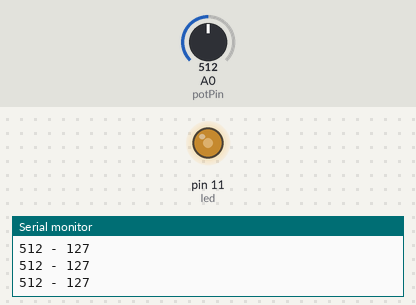
A sketch run on a simulated Arduino Uno, built with avr-gcc and run on an emulated ATmega328P. Shown: output pins drawn as LEDs (lit = HIGH), the last lines printed to the serial monitor. Inputs (shaded band) come from the test bench; at power-on: A0 (potPin) = 512.

Above: at 1.2 s.
1.3 s: A0 (potPin) set to 981
At 2.3 s:
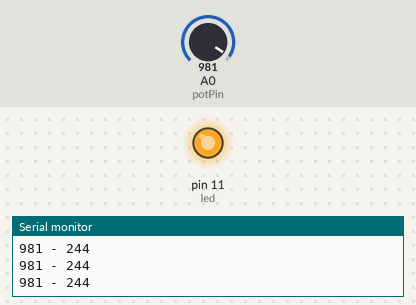
2.8 s: A0 (potPin) set to 1015
At 3.4 s:
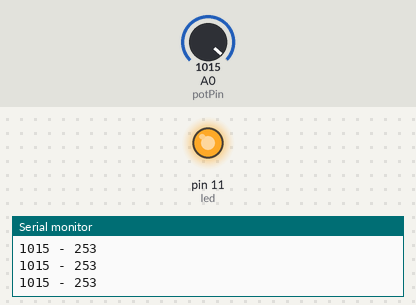
4.3 s: A0 (potPin) set to 716
At 5.5 s:
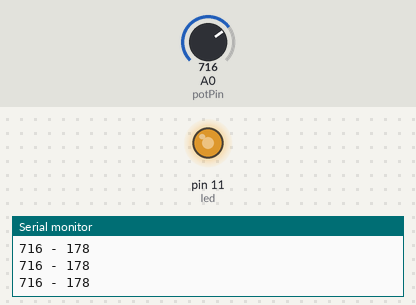
5.8 s: A0 (potPin) set to 413
At 7.2 s:
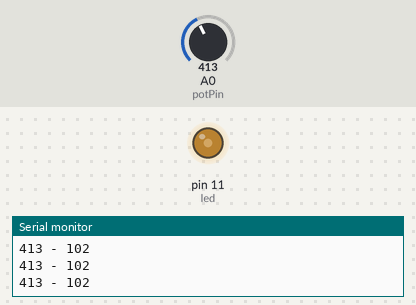
8.8 s: A0 (potPin) set to 386
At 9.3 s:
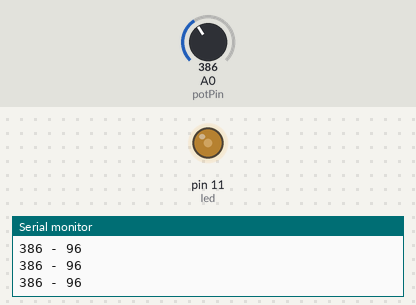
10.3 s: A0 (potPin) set to 122
At 11.6 s:
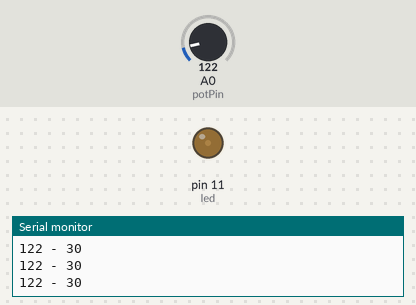
Timing chart, 0 to 12.8 s (numbered marks = the images above; inputs shaded):
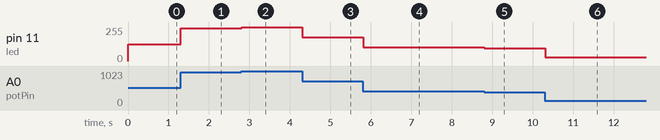

The sketch:

Potentiometer.ino
```cpp
int potPin=0;
int led=11;
int potVal=0;

void setup()
{
  Serial.begin(9600);
}

void loop()
{
  potVal=analogRead(potPin);
  int mapped=map(potVal,0,1023,0,255);
  Serial.print(potVal);
  Serial.print(" - ");
  Serial.println(mapped);
  analogWrite(led,mapped);
  delay(10);
}
```

Measured:
- after the input at 1.3 s, pin 11 (led): 127/255 → 244/255 at once
- after the input at 2.8 s, pin 11 (led): 244/255 → 253/255 at once
- after the input at 4.3 s, pin 11 (led): 253/255 → 178/255 at once
- after the input at 5.8 s, pin 11 (led): 178/255 → 102/255 at once
- after the input at 8.8 s, pin 11 (led): 102/255 → 96/255 at once
- after the input at 10.3 s, pin 11 (led): 96/255 → 30/255 at once
